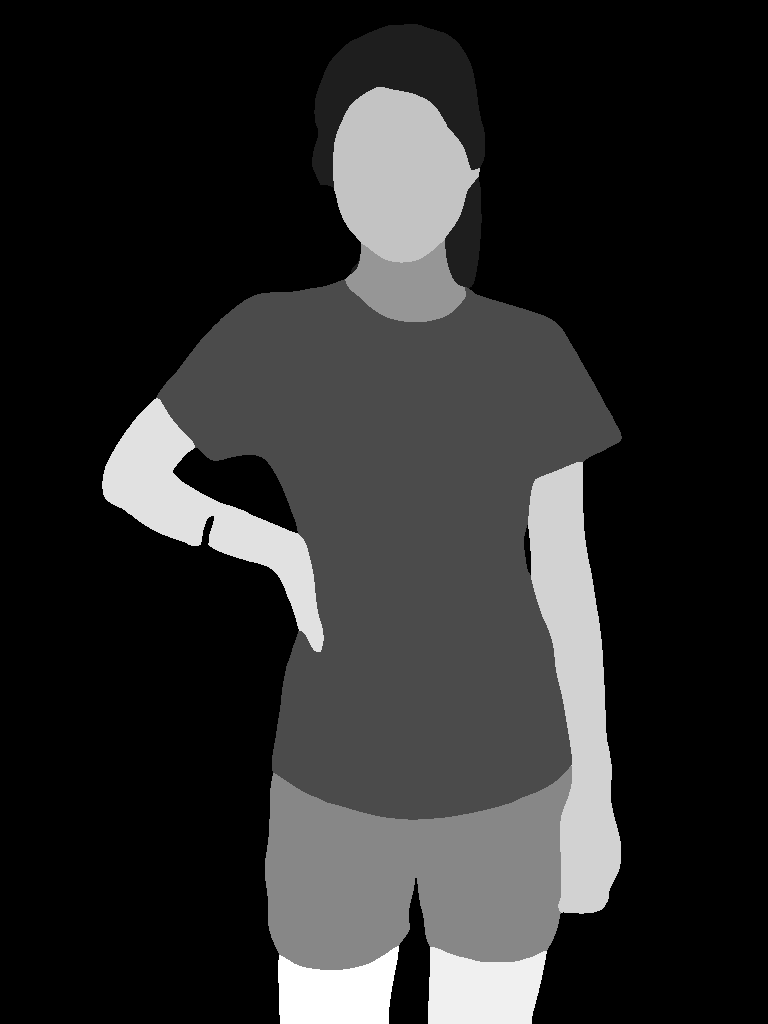
#> input picture remove-background/parse/0020.png, 768 x 1024 px, found by its file name
$ python check.py
#> lines starting #> are read from the running program, lines starting #| are printed output that depends on the picture; after the words box and inside, x2 and y2 are one past the last pixel; in counts of white or black regions, pixels touching at a corner belong together
import numpy as np
from PIL import Image
import json

# [34 lines of commented-out code are left out]
img = Image.open('./0020.png')
#> img is the input picture: PIL image 768x1024 L; min 0, max 17, mean 2.88
img = np.array(img)
print(np.unique(img))
#| [ 0  2  5  9 10 13 14 15 16 17]

trans_dict0 = {0:255}
parsing_result = img
output_arr = np.asarray(parsing_result, dtype=np.uint8)
new_arr = np .full(output_arr .shape, 0)
for old, new in trans_dict0.items():
    new_arr = np.where(output_arr == old, new, new_arr)
#> this loop made 1 pass
#> pass 1, `new_arr = np.where(output_arr == old, new, new_arr)`:
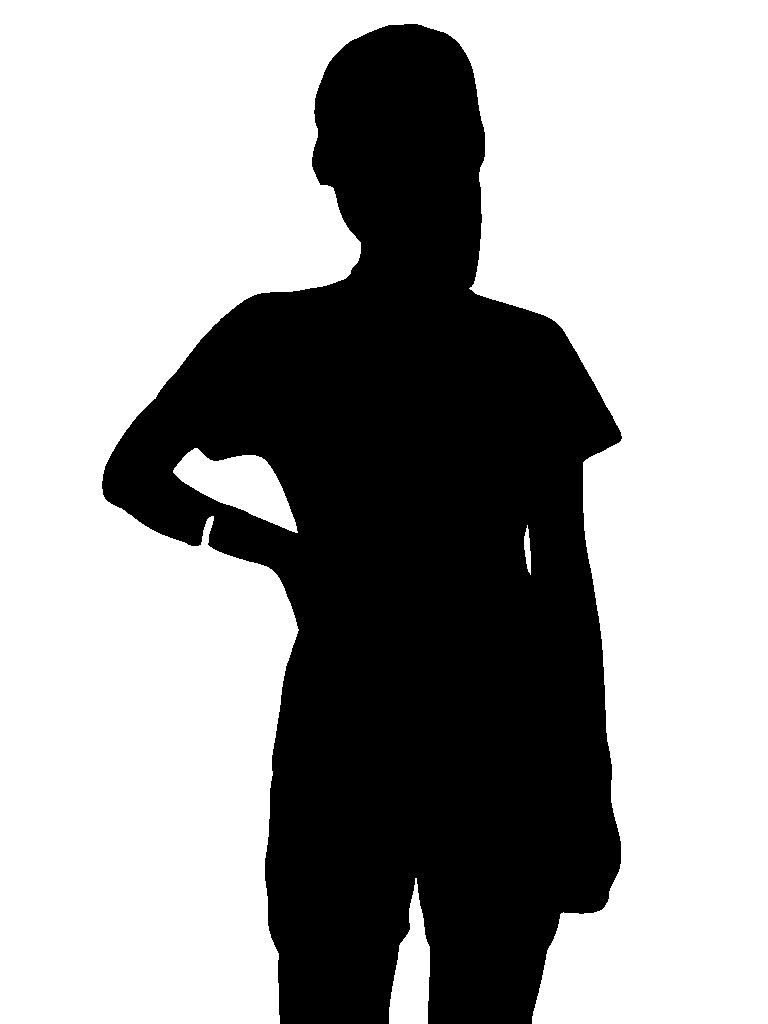
#> new_arr: shape (1024, 768) int64; 63.4% white; 1 black region, box (x1, y1, x2, y2) and area: (102, 24, 622, 1024) 287843
output_img = Image.fromarray(np.asarray(new_arr, dtype=np.uint8))
output_img.save('./check/0.png')

trans_dict2 = {2:255}
parsing_result = img
output_arr = np.asarray(parsing_result, dtype=np.uint8)
new_arr = np .full(output_arr .shape, 0)
for old, new in trans_dict2.items():
    new_arr = np.where(output_arr == old, new, new_arr)
output_img = Image.fromarray(np.asarray(new_arr, dtype=np.uint8))
#> output_img: PIL image 768x1024 L; 2% white; 3 white regions, box (x1, y1, x2, y2) and area: (312, 24, 485, 188) 13016, (445, 177, 482, 288) 2552, (351, 258, 360, 274) 39
output_img.save('./check/2.png')

trans_dict3 = {3:255}
parsing_result = img
output_arr = np.asarray(parsing_result, dtype=np.uint8)
new_arr = np .full(output_arr .shape, 0)
for old, new in trans_dict3.items():
    new_arr = np.where(output_arr == old, new, new_arr)
output_img = Image.fromarray(np.asarray(new_arr, dtype=np.uint8))
#> output_img: PIL image 768x1024 L; every value is 0
output_img.save('./check/3.png')

trans_dict5 = {5:255}
parsing_result = img
output_arr = np.asarray(parsing_result, dtype=np.uint8)
new_arr = np .full(output_arr .shape, 0)
for old, new in trans_dict5.items():
    new_arr = np.where(output_arr == old, new, new_arr)
output_img = Image.fromarray(np.asarray(new_arr, dtype=np.uint8))
#> output_img: PIL image 768x1024 L; 19.2% white; 1 white region, box (x1, y1, x2, y2) and area: (156, 279, 622, 820) 151371
output_img.save('./check/5.png')

trans_dict6 = {6:255}
parsing_result = img
output_arr = np.asarray(parsing_result, dtype=np.uint8)
new_arr = np .full(output_arr .shape, 0)
for old, new in trans_dict6.items():
    new_arr = np.where(output_arr == old, new, new_arr)
output_img = Image.fromarray(np.asarray(new_arr, dtype=np.uint8))
output_img.save('./check/6.png')

trans_dict7 = {7:255}
parsing_result = img
output_arr = np.asarray(parsing_result, dtype=np.uint8)
new_arr = np .full(output_arr .shape, 0)
for old, new in trans_dict7.items():
    new_arr = np.where(output_arr == old, new, new_arr)
output_img = Image.fromarray(np.asarray(new_arr, dtype=np.uint8))
output_img.save('./check/7.png')

trans_dict8 = {8:255}
parsing_result = img
output_arr = np.asarray(parsing_result, dtype=np.uint8)
new_arr = np .full(output_arr .shape, 0)
for old, new in trans_dict8.items():
    new_arr = np.where(output_arr == old, new, new_arr)
output_img = Image.fromarray(np.asarray(new_arr, dtype=np.uint8))
output_img.save('./check/8.png')

trans_dict9 = {9:255}
parsing_result = img
output_arr = np.asarray(parsing_result, dtype=np.uint8)
new_arr = np .full(output_arr .shape, 0)
for old, new in trans_dict9.items():
    new_arr = np.where(output_arr == old, new, new_arr)
output_img = Image.fromarray(np.asarray(new_arr, dtype=np.uint8))
#> output_img: PIL image 768x1024 L; 5.6% white; 1 white region, box (x1, y1, x2, y2) and area: (265, 766, 572, 970) 44122
output_img.save('./check/9.png')

trans_dict10 = {10:255}
parsing_result = img
output_arr = np.asarray(parsing_result, dtype=np.uint8)
new_arr = np .full(output_arr .shape, 0)
for old, new in trans_dict10.items():
    new_arr = np.where(output_arr == old, new, new_arr)
output_img = Image.fromarray(np.asarray(new_arr, dtype=np.uint8))
#> output_img: PIL image 768x1024 L; 0.78% white; 1 white region, box (x1, y1, x2, y2) and area: (345, 240, 466, 322) 6160
output_img.save('./check/10.png')

trans_dict11 = {11:255}
parsing_result = img
output_arr = np.asarray(parsing_result, dtype=np.uint8)
new_arr = np .full(output_arr .shape, 0)
for old, new in trans_dict11.items():
    new_arr = np.where(output_arr == old, new, new_arr)
output_img = Image.fromarray(np.asarray(new_arr, dtype=np.uint8))
output_img.save('./check/11.png')

trans_dict12 = {12:255}
parsing_result = img
output_arr = np.asarray(parsing_result, dtype=np.uint8)
new_arr = np .full(output_arr .shape, 0)
for old, new in trans_dict12.items():
    new_arr = np.where(output_arr == old, new, new_arr)
output_img = Image.fromarray(np.asarray(new_arr, dtype=np.uint8))
output_img.save('./check/12.png')

trans_dict13 = {13:255}
parsing_result = img
output_arr = np.asarray(parsing_result, dtype=np.uint8)
new_arr = np .full(output_arr .shape, 0)
for old, new in trans_dict13.items():
    new_arr = np.where(output_arr == old, new, new_arr)
output_img = Image.fromarray(np.asarray(new_arr, dtype=np.uint8))
#> output_img: PIL image 768x1024 L; 2.4% white; 1 white region, box (x1, y1, x2, y2) and area: (333, 87, 480, 263) 18488
output_img.save('./check/13.png')

trans_dict14 = {14:255}
parsing_result = img
output_arr = np.asarray(parsing_result, dtype=np.uint8)
new_arr = np .full(output_arr .shape, 0)
for old, new in trans_dict14.items():
    new_arr = np.where(output_arr == old, new, new_arr)
#> this loop made 1 pass
#> pass 1, `new_arr = np.where(output_arr == old, new, new_arr)`:
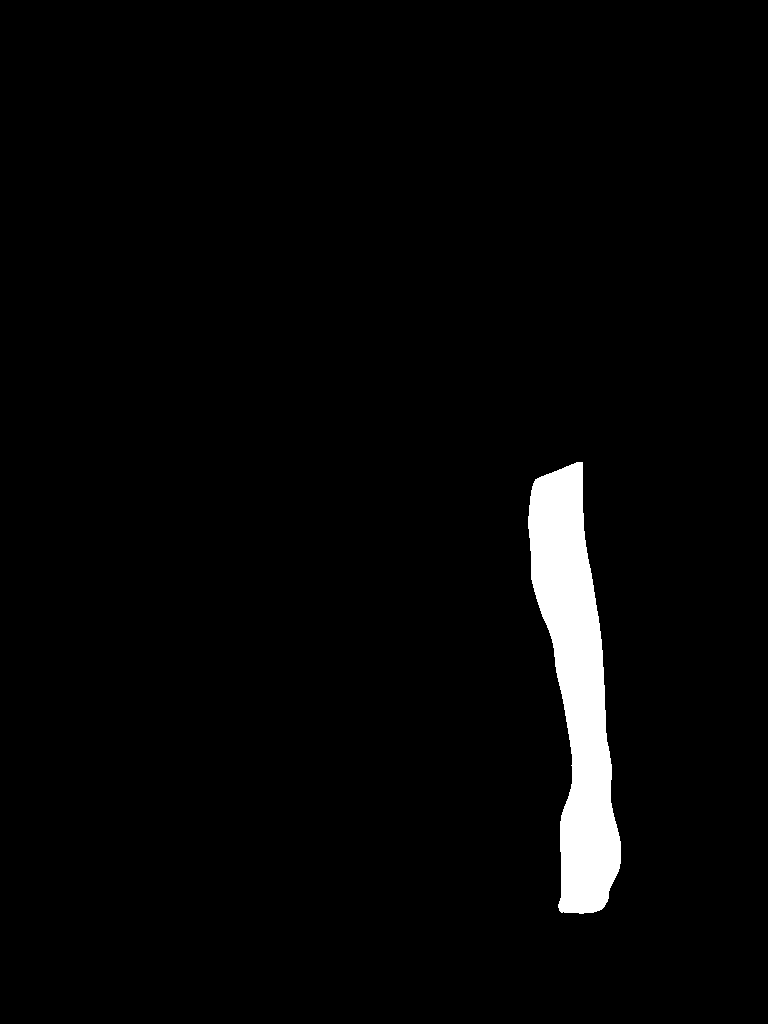
#> new_arr: shape (1024, 768) int64; 2.8% white; 1 white region, box (x1, y1, x2, y2) and area: (528, 462, 621, 914) 22317
output_img = Image.fromarray(np.asarray(new_arr, dtype=np.uint8))
output_img.save('./check/14.png')

trans_dict15 = {15:255}
parsing_result = img
output_arr = np.asarray(parsing_result, dtype=np.uint8)
new_arr = np .full(output_arr .shape, 0)
for old, new in trans_dict15.items():
    new_arr = np.where(output_arr == old, new, new_arr)
#> this loop made 1 pass
#> pass 1, `new_arr = np.where(output_arr == old, new, new_arr)`:
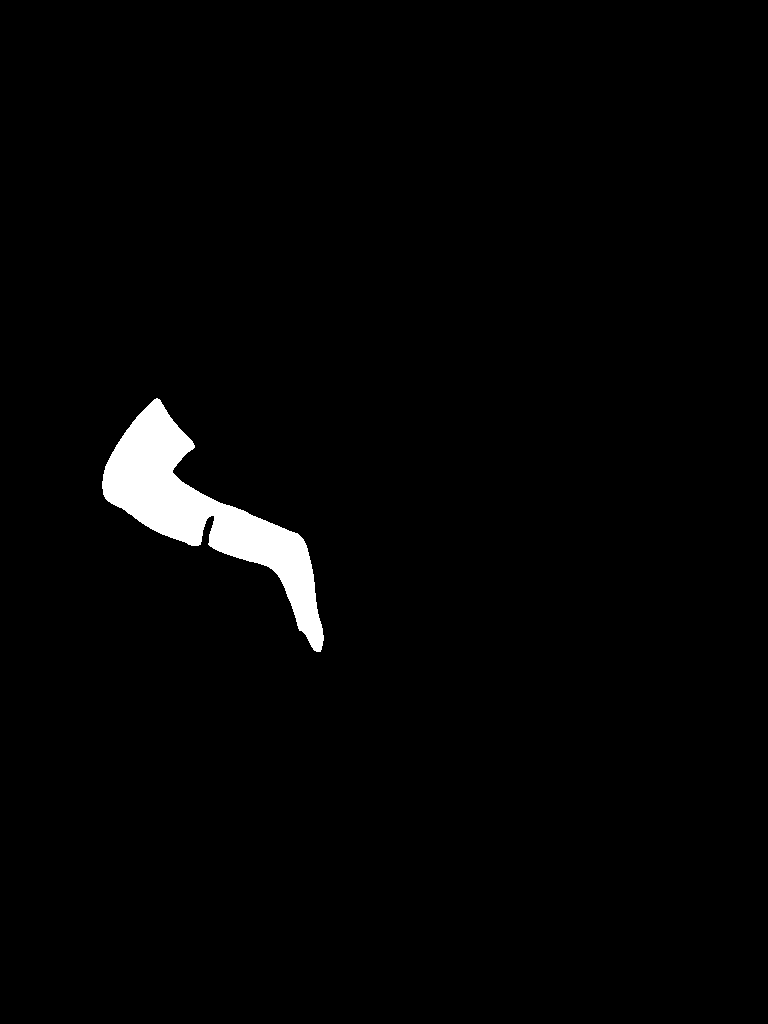
#> new_arr: shape (1024, 768) int64; 2% white; 1 white region, box (x1, y1, x2, y2) and area: (102, 398, 324, 652) 15637
output_img = Image.fromarray(np.asarray(new_arr, dtype=np.uint8))
output_img.save('./check/15.png')

trans_dict16 = {16:255}
parsing_result = img
output_arr = np.asarray(parsing_result, dtype=np.uint8)
new_arr = np .full(output_arr .shape, 0)
for old, new in trans_dict16.items():
    new_arr = np.where(output_arr == old, new, new_arr)
#> this loop made 1 pass
#> pass 1, `new_arr = np.where(output_arr == old, new, new_arr)`:
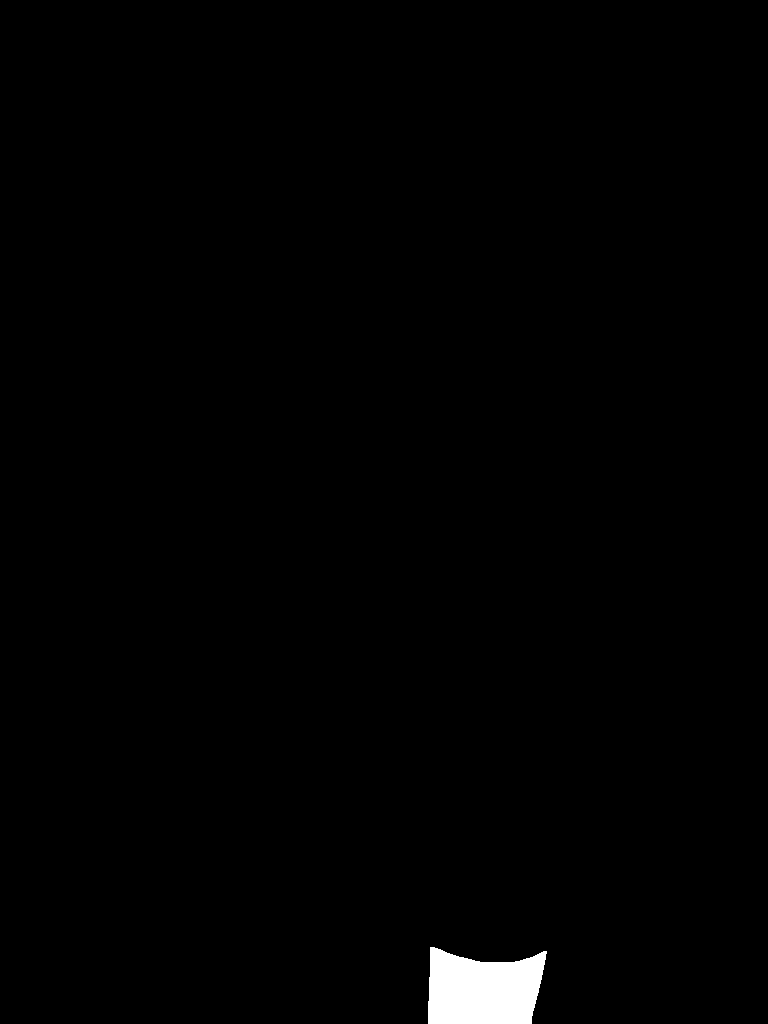
#> new_arr: shape (1024, 768) int64; 0.93% white; 1 white region, box (x1, y1, x2, y2) and area: (428, 947, 547, 1024) 7319
output_img = Image.fromarray(np.asarray(new_arr, dtype=np.uint8))
output_img.save('./check/16.png')

trans_dict17 = {17:255}
parsing_result = img
output_arr = np.asarray(parsing_result, dtype=np.uint8)
new_arr = np .full(output_arr .shape, 0)
for old, new in trans_dict17.items():
    new_arr = np.where(output_arr == old, new, new_arr)
#> this loop made 1 pass
#> pass 1, `new_arr = np.where(output_arr == old, new, new_arr)`:
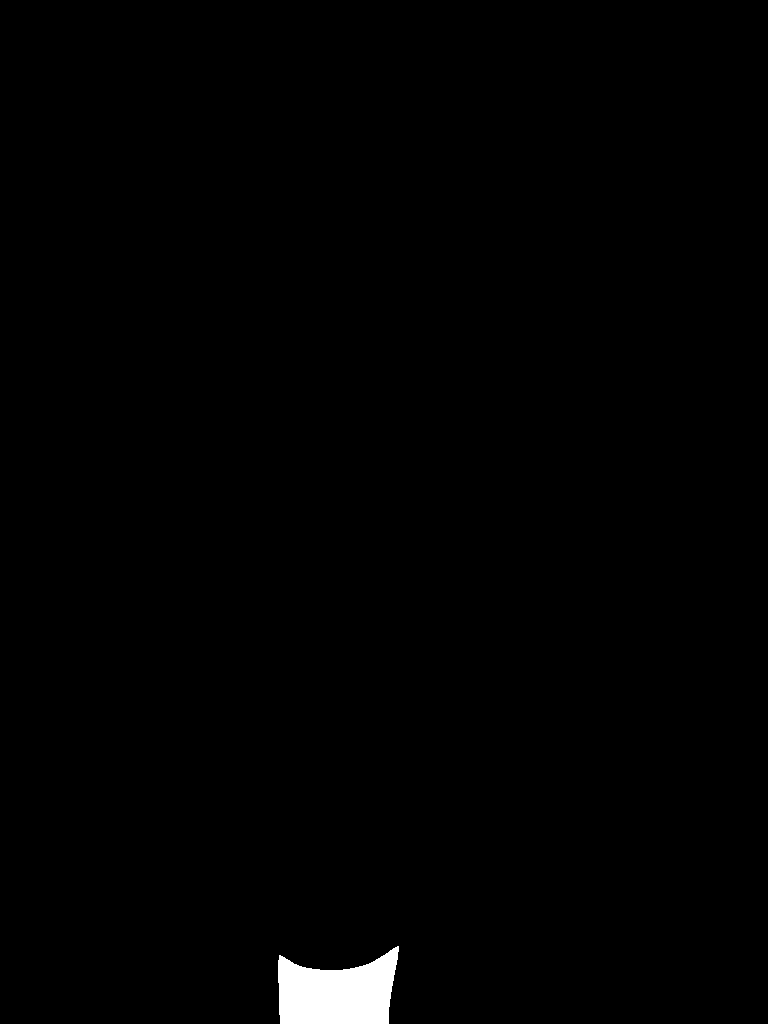
#> new_arr: shape (1024, 768) int64; 0.87% white; 1 white region, box (x1, y1, x2, y2) and area: (278, 946, 399, 1024) 6822
output_img = Image.fromarray(np.asarray(new_arr, dtype=np.uint8))
output_img.save('./check/17.png')

trans_dict18 = {18:255}
parsing_result = img
output_arr = np.asarray(parsing_result, dtype=np.uint8)
new_arr = np .full(output_arr .shape, 0)
for old, new in trans_dict18.items():
    new_arr = np.where(output_arr == old, new, new_arr)
output_img = Image.fromarray(np.asarray(new_arr, dtype=np.uint8))
output_img.save('./check/18.png')

trans_dict19 = {19:255}
parsing_result = img
output_arr = np.asarray(parsing_result, dtype=np.uint8)
new_arr = np .full(output_arr .shape, 0)
for old, new in trans_dict19.items():
    new_arr = np.where(output_arr == old, new, new_arr)
output_img = Image.fromarray(np.asarray(new_arr, dtype=np.uint8))
output_img.save('./check/19.png')


# [157 lines of commented-out code are left out]
